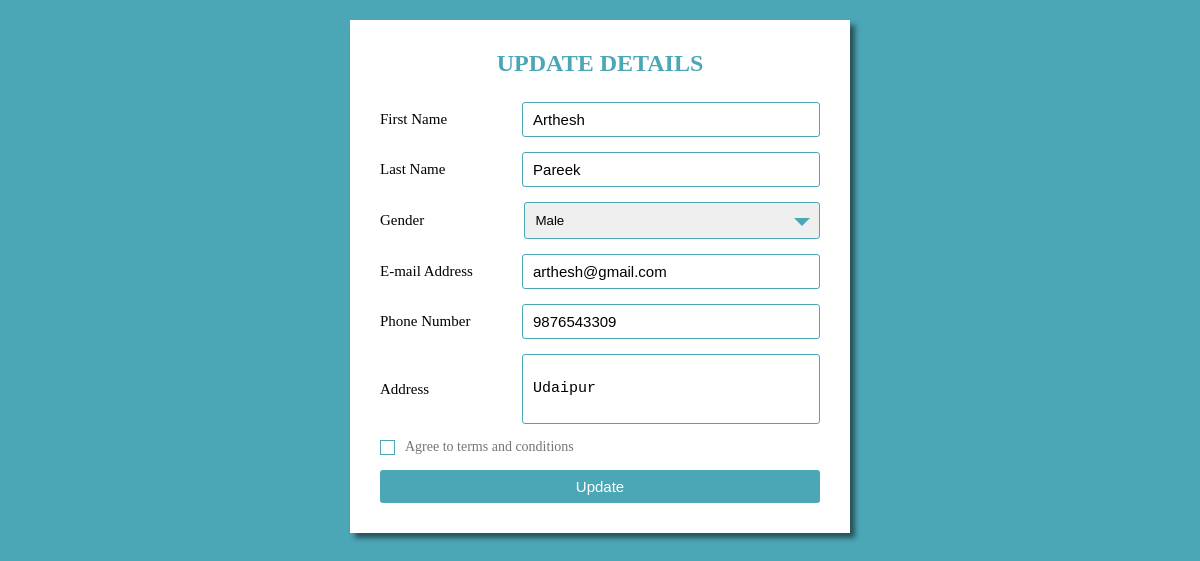
The page /update_design.php?id1=25 on the database its author committed.
### tables this page shows
CREATE TABLE `form` (
  `id` int(11) NOT NULL,
  `fname` varchar(20) NOT NULL,
  `lname` varchar(20) NOT NULL,
  `password` varchar(255) NOT NULL,
  `gender` varchar(10) NOT NULL,
  `email` varchar(40) NOT NULL,
  `phone` varchar(10) NOT NULL,
  `address` varchar(50) NOT NULL
);

### update_design.php (the view, shortened to what this page needs)
<?php include("connect.php");
$id2 = $_GET['id1'];
$query = "SELECT * FROM form where id= '$id2'";
$data = mysqli_query($conn,$query);
$result = mysqli_fetch_assoc($data);
?>
<!DOCTYPE html>
<html lang="en">
<head>
    <link rel="stylesheet" href="style.css">
</head>
<body>
    <div class="container">
        <form action="#" method="POST">
        <div class="title">
            Update Details
        </div>
        <div class="form">
            <div class="input_field">
                <label>First Name</label>
                <input type="text" class="input" value="<?php echo "$result[fname]" ?>" name="fname" required>
            </div>
            <div class="input_field">
                <label>Last Name</label>
                <input type="text" class="input" value="<?php echo "$result[lname]" ?>" name="lname" required>
            </div>
            <div class="input_field">
                <label>Gender</label>
                <div class="custom_select">
                <select name="gender" required>
                    <option value="Male" <?php if($result['gender'] == 'Male'){
                        echo "Selected";
                    } ?>>Male</option>
                </select>
                </div>
            </div>
            <div class="input_field" required>
                <label>E-mail Address</label>
                <input type="email" class="input" value="<?php echo "$result[email]" ?>" name="email">
            </div>
            <div class="input_field" required>
                <label>Phone Number</label>
                <input type="text" class="input" value="<?php echo "$result[phone]" ?>" name="phone">
            </div>
            <div class="input_field" required>
                <label>Address</label>
                <textarea class="textarea" name="address">
                <?php echo "$result[address]"; ?>
                </textarea>
            </div>
            <div class="input_field terms">
                <label class="check" required>
                    <span class="checkmark"></span>
                </label>
                <p>Agree to terms and conditions</p>
            </div>
            <div class="input_field">
                <input type="submit" value="Update" class="btn" name="update">
            </div>
        </div>
</form>
    </div>
</body>
</html>

### style.css (style rules this page uses)
* { padding: 0; margin: 0; box-sizing: border-box; }
body { background-color: #4ba6b6; padding: 0 10px; }
.container { max-width: 500px; width: 100%; background-color: white; margin: 20px auto; padding: 30px; box-shadow: 5px 5px 5px rgba(0, 0, 0, 0.5); }
.container .title { font-size: 24px; font-weight: 700; margin-bottom: 25px; color: #4ba6b6; text-transform: uppercase; text-align: center; }
.container .form { width: 100%; }
.container .form .input_field { margin-bottom: 15px; display: flex; align-items: center; }
.container .form .input_field label { width: 200px; margin-right: 10px; font-size: 15px; }
.container .form .input_field .input, .container .form .input_field .textarea { width: 100%; outline: none; border:1px solid #4ba6b6; font-size: 15px; padding: 8px 10px; border-radius: 3px; transition: all 0.5s ease; text-decoration: none; }
.container .form .input_field .textarea { resize: none; height: 70px; }
.container .form .input_field .custom_select { position: relative; width: 100%; height: 37px; }
.container .form .input_field .custom_select select { -webkit-appearance: none; appearance: none; width: 100%; height: 100%; padding: 8px 10px; border:1px solid #4ba6b6; border-radius: 3px; outline: none; }
.container .form .input_field .custom_select::before { content: ""; position: absolute; top: 16px; right: 10px; border: 8px solid black; border-color: #4ba6b6 transparent transparent transparent; pointer-events: none; }
.container .form .input_field p { font-size: 14px; color: #757575; }
.container .form .input_field .check { width: 15px; height: 15px; position: relative; display: block; cursor: pointer; }
.container .form .input_field .check .checkmark { width: 15px; height: 15px; border: 1px solid #4ba6b6; display: block; position: relative; }
.container .form .input_field .check .checkmark:before { content: ""; position: absolute; top: 2px; left: 2px; width: 5px; height: 2px; border: 2px solid; border-color: transparent transparent white white; transform: rotate(-45deg); }
.container .form .input_field .btn { width: 100%; padding: 8px 10px; font-size: 15px; border: 0; background: #4ba6b6; color: white; cursor: pointer; border-radius: 3px; outline: none; }
.container .form .input_field:last-child { margin-bottom: 0; }

### rows shown on the page
form: fname "Arthesh", lname "Pareek", email "arthesh@gmail.com", phone "9876543309", address "Udaipur"
